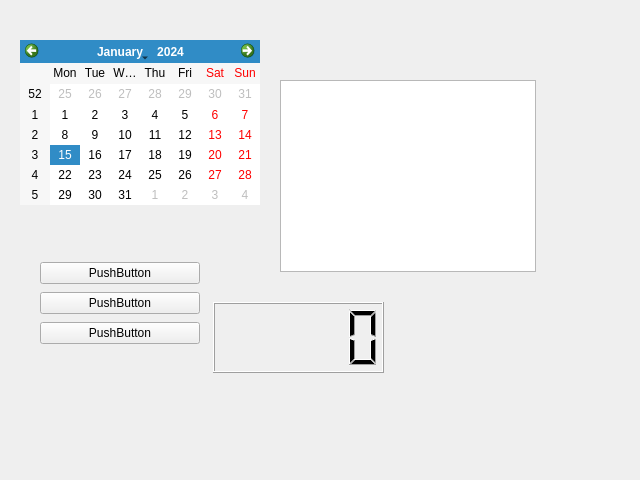
<?xml version="1.0" encoding="UTF-8"?>
<ui version="4.0">
 <class>WeatherApplet</class>
 <widget class="QWidget" name="WeatherApplet">
  <property name="geometry">
   <rect>
    <x>0</x>
    <y>0</y>
    <width>640</width>
    <height>480</height>
   </rect>
  </property>
  <property name="windowTitle">
   <string>WeatherApplet</string>
  </property>
  <widget class="QWidget" name="verticalLayoutWidget">
   <property name="geometry">
    <rect>
     <x>40</x>
     <y>260</y>
     <width>160</width>
     <height>88</height>
    </rect>
   </property>
   <layout class="QVBoxLayout" name="verticalLayout">
    <item>
     <widget class="QPushButton" name="pushButton_3">
      <property name="text">
       <string>PushButton</string>
      </property>
     </widget>
    </item>
    <item>
     <widget class="QPushButton" name="pushButton_2">
      <property name="text">
       <string>PushButton</string>
      </property>
     </widget>
    </item>
    <item>
     <widget class="QPushButton" name="pushButton">
      <property name="text">
       <string>PushButton</string>
      </property>
     </widget>
    </item>
   </layout>
  </widget>
  <widget class="QGraphicsView" name="graphicsView">
   <property name="geometry">
    <rect>
     <x>280</x>
     <y>80</y>
     <width>256</width>
     <height>192</height>
    </rect>
   </property>
  </widget>
  <widget class="QLCDNumber" name="lcdNumber">
   <property name="geometry">
    <rect>
     <x>213</x>
     <y>302</y>
     <width>171</width>
     <height>71</height>
    </rect>
   </property>
  </widget>
  <widget class="QCalendarWidget" name="calendarWidget">
   <property name="geometry">
    <rect>
     <x>20</x>
     <y>40</y>
     <width>240</width>
     <height>165</height>
    </rect>
   </property>
  </widget>
 </widget>
 <resources/>
 <connections/>
</ui>
